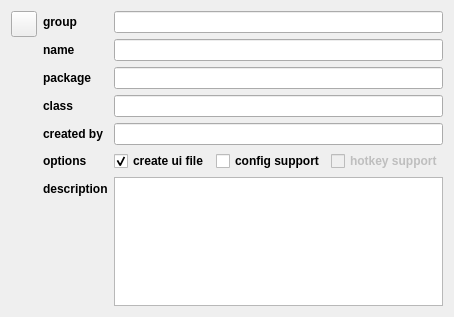
<?xml version="1.0" encoding="UTF-8"?>
<ui version="4.0">
 <class>ViewOptions</class>
 <widget class="QWizardPage" name="ViewOptions">
  <property name="geometry">
   <rect>
    <x>0</x>
    <y>0</y>
    <width>454</width>
    <height>317</height>
   </rect>
  </property>
  <property name="minimumSize">
   <size>
    <width>450</width>
    <height>0</height>
   </size>
  </property>
  <property name="windowTitle">
   <string>ViewOptions</string>
  </property>
  <property name="title">
   <string>View Options</string>
  </property>
  <layout class="QGridLayout" name="gridLayout">
   <item row="0" column="0">
    <widget class="QPushButton" name="uiIconBTN">
     <property name="minimumSize">
      <size>
       <width>26</width>
       <height>26</height>
      </size>
     </property>
     <property name="maximumSize">
      <size>
       <width>26</width>
       <height>26</height>
      </size>
     </property>
     <property name="text">
      <string/>
     </property>
     <property name="iconSize">
      <size>
       <width>24</width>
       <height>24</height>
      </size>
     </property>
    </widget>
   </item>
   <item row="0" column="1" rowspan="2">
    <layout class="QFormLayout" name="formLayout">
     <item row="0" column="0">
      <widget class="QLabel" name="label">
       <property name="font">
        <font>
         <weight>75</weight>
         <bold>true</bold>
        </font>
       </property>
       <property name="text">
        <string>group</string>
       </property>
      </widget>
     </item>
     <item row="0" column="1">
      <widget class="QLineEdit" name="uiGroupTXT"/>
     </item>
     <item row="1" column="0">
      <widget class="QLabel" name="label_2">
       <property name="font">
        <font>
         <weight>75</weight>
         <bold>true</bold>
        </font>
       </property>
       <property name="text">
        <string>name</string>
       </property>
      </widget>
     </item>
     <item row="1" column="1">
      <widget class="QLineEdit" name="uiNameTXT"/>
     </item>
     <item row="2" column="0">
      <widget class="QLabel" name="label_3">
       <property name="font">
        <font>
         <weight>75</weight>
         <bold>true</bold>
        </font>
       </property>
       <property name="text">
        <string>package</string>
       </property>
      </widget>
     </item>
     <item row="2" column="1">
      <widget class="QLineEdit" name="uiPackageTXT"/>
     </item>
     <item row="3" column="0">
      <widget class="QLabel" name="label_4">
       <property name="font">
        <font>
         <weight>75</weight>
         <bold>true</bold>
        </font>
       </property>
       <property name="text">
        <string>class</string>
       </property>
      </widget>
     </item>
     <item row="3" column="1">
      <widget class="QLineEdit" name="uiClassTXT"/>
     </item>
     <item row="4" column="0">
      <widget class="QLabel" name="label_6">
       <property name="font">
        <font>
         <weight>75</weight>
         <bold>true</bold>
        </font>
       </property>
       <property name="text">
        <string>created by</string>
       </property>
      </widget>
     </item>
     <item row="4" column="1">
      <widget class="QLineEdit" name="uiCreatedByTXT"/>
     </item>
     <item row="5" column="0">
      <widget class="QLabel" name="label_5">
       <property name="font">
        <font>
         <weight>75</weight>
         <bold>true</bold>
        </font>
       </property>
       <property name="text">
        <string>options</string>
       </property>
      </widget>
     </item>
     <item row="5" column="1">
      <layout class="QHBoxLayout" name="horizontalLayout">
       <item>
        <widget class="QCheckBox" name="uiCreateUiFileCHK">
         <property name="font">
          <font>
           <weight>75</weight>
           <bold>true</bold>
          </font>
         </property>
         <property name="text">
          <string>create ui file</string>
         </property>
         <property name="checked">
          <bool>true</bool>
         </property>
        </widget>
       </item>
       <item>
        <widget class="QCheckBox" name="uiConfigCHK">
         <property name="font">
          <font>
           <weight>75</weight>
           <bold>true</bold>
          </font>
         </property>
         <property name="toolTip">
          <string>&lt;!DOCTYPE HTML PUBLIC &quot;-//W3C//DTD HTML 4.0//EN&quot; &quot;http://www.w3.org/TR/REC-html40/strict.dtd&quot;&gt;
&lt;html&gt;&lt;head&gt;&lt;meta name=&quot;qrichtext&quot; content=&quot;1&quot; /&gt;&lt;style type=&quot;text/css&quot;&gt;
p, li { white-space: pre-wrap; }
&lt;/style&gt;&lt;/head&gt;&lt;body style=&quot; font-family:'MS Shell Dlg 2'; font-size:8.25pt; font-weight:400; font-style:normal;&quot;&gt;
&lt;p style=&quot; margin-top:0px; margin-bottom:0px; margin-left:0px; margin-right:0px; -qt-block-indent:0; text-indent:0px;&quot;&gt;&lt;span style=&quot; font-size:8pt; font-weight:600;&quot;&gt;Config Support&lt;/span&gt;&lt;/p&gt;
&lt;p style=&quot; margin-top:0px; margin-bottom:0px; margin-left:0px; margin-right:0px; -qt-block-indent:0; text-indent:0px;&quot;&gt;&lt;span style=&quot; font-size:7pt;&quot;&gt;Creates a Config Widget that will be registered to the Config window for a user to be able to edit Settings for your view&lt;/span&gt;&lt;/p&gt;&lt;/body&gt;&lt;/html&gt;</string>
         </property>
         <property name="text">
          <string>config support</string>
         </property>
        </widget>
       </item>
       <item>
        <widget class="QCheckBox" name="uiHotkeysCHK">
         <property name="enabled">
          <bool>false</bool>
         </property>
         <property name="font">
          <font>
           <weight>75</weight>
           <bold>true</bold>
          </font>
         </property>
         <property name="toolTip">
          <string>&lt;!DOCTYPE HTML PUBLIC &quot;-//W3C//DTD HTML 4.0//EN&quot; &quot;http://www.w3.org/TR/REC-html40/strict.dtd&quot;&gt;
&lt;html&gt;&lt;head&gt;&lt;meta name=&quot;qrichtext&quot; content=&quot;1&quot; /&gt;&lt;style type=&quot;text/css&quot;&gt;
p, li { white-space: pre-wrap; }
&lt;/style&gt;&lt;/head&gt;&lt;body style=&quot; font-family:'MS Shell Dlg 2'; font-size:8.25pt; font-weight:400; font-style:normal;&quot;&gt;
&lt;p style=&quot; margin-top:0px; margin-bottom:0px; margin-left:0px; margin-right:0px; -qt-block-indent:0; text-indent:0px;&quot;&gt;&lt;span style=&quot; font-size:8pt; font-weight:600;&quot;&gt;Hotkey Support&lt;/span&gt;&lt;/p&gt;
&lt;p style=&quot; margin-top:0px; margin-bottom:0px; margin-left:0px; margin-right:0px; -qt-block-indent:0; text-indent:0px;&quot;&gt;&lt;span style=&quot; font-size:7pt;&quot;&gt;Registers a HotkeyManager for the View that will let a User edit their Hotkey's per view&lt;/span&gt;&lt;/p&gt;&lt;/body&gt;&lt;/html&gt;</string>
         </property>
         <property name="text">
          <string>hotkey support</string>
         </property>
        </widget>
       </item>
      </layout>
     </item>
     <item row="6" column="0">
      <widget class="QLabel" name="label_7">
       <property name="font">
        <font>
         <weight>75</weight>
         <bold>true</bold>
        </font>
       </property>
       <property name="text">
        <string>description</string>
       </property>
      </widget>
     </item>
     <item row="6" column="1">
      <widget class="QTextEdit" name="uiDescriptionTXT"/>
     </item>
    </layout>
   </item>
   <item row="1" column="0">
    <spacer name="verticalSpacer">
     <property name="orientation">
      <enum>Qt::Vertical</enum>
     </property>
     <property name="sizeHint" stdset="0">
      <size>
       <width>20</width>
       <height>260</height>
      </size>
     </property>
    </spacer>
   </item>
  </layout>
 </widget>
 <resources/>
 <connections/>
</ui>
